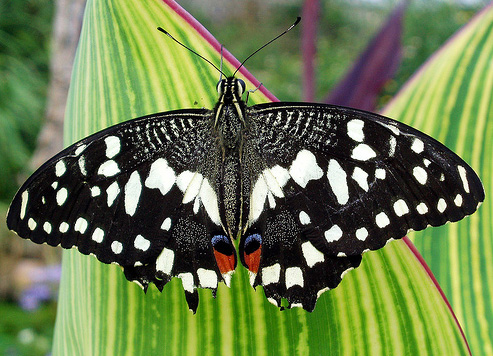
%> input picture hw2/data/butterfly.jpg, 493 x 356 px
$ octave --eval "result = step2(rgb2gray(imread('../../hw2/data/butterfly.jpg')));"   (GNU Octave 9; MATLAB toolbox functions it lacks are replaced by stand-ins)
%> lines starting %> are read from the running program, lines starting %| are printed output that depends on the picture
### hw3/matlab/harris.m
% HARRIS - Harris corner detector
%
% Usage:  [cim, r, c] = harris(im, sigma, thresh, radius, disp)
%
% Arguments:
%            im     - image to be processed.
%            sigma  - standard deviation of smoothing Gaussian. Typical
%                     values to use might be 1-3.
%            thresh - threshold (optional). Try a value ~1000.
%            radius - radius of region considered in non-maximal
%                     suppression (optional). Typical values to use might
%                     be 1-3.
%            disp   - optional flag (0 or 1) indicating whether you want
%                     to display corners overlayed on the original
%                     image. This can be useful for parameter tuning.
%
% Returns:
%            cim    - binary image marking corners.
%            r      - row coordinates of corner points.
%            c      - column coordinates of corner points.
%
% If thresh and radius are omitted from the argument list 'cim' is returned
% as a raw corner strength image and r and c are returned empty.

% Reference:
% C.G. Harris and M.J. Stephens. "A combined corner and edge detector",
% Proceedings Fourth Alvey Vision Conference, Manchester.
% pp 147-151, 1988.
%
% Author:
% Peter Kovesi
% Department of Computer Science & Software Engineering
% The University of Western Australia
% pk@cs.uwa.edu.au  www.cs.uwa.edu.au/~pk
%
% March 2002

function [cim, r, c] = harris(im, sigma, thresh, radius, disp)
%> called with sigma = 3, thresh = 0.01, radius = 3, disp = 0

    error(nargchk(2,5,nargin));

    dx = [-1 0 1; -1 0 1; -1 0 1]; % Derivative masks
    dy = dx';

    Ix = conv2(im, dx, 'same');    % Image derivatives
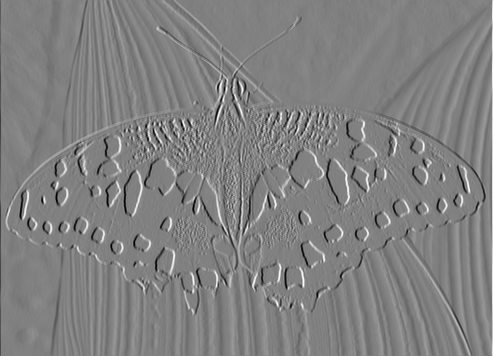
%> Ix: size 356x493 double; min -752, max 734, mean -0.5; drawn with min black and max white
    Iy = conv2(im, dy, 'same');
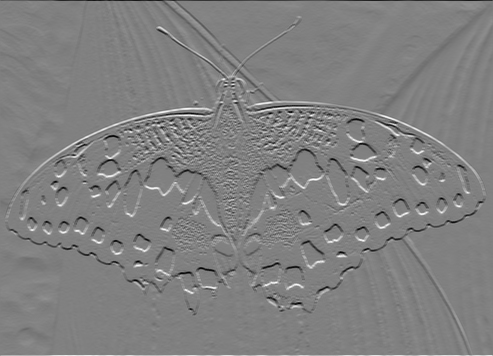
%> Iy: size 356x493 double; min -745, max 731, mean 0; drawn with min black and max white

    % Generate Gaussian filter of size 6*sigma (+/- 3sigma) and of
    % minimum size 1x1.
    g = fspecial('gaussian',max(1,fix(6*sigma)), sigma);

    Ix2 = conv2(Ix.^2, g, 'same'); % Smoothed squared image derivatives
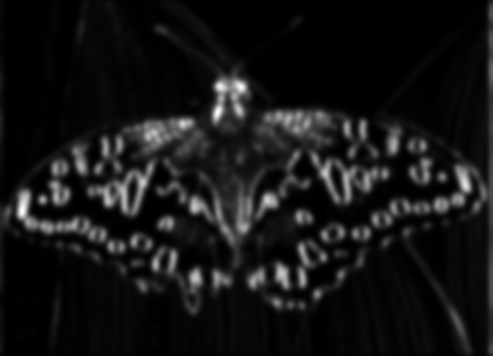
%> Ix2: size 356x493 double; min 13.75, max 146074.2, mean 12268; drawn with min black and max white
    Iy2 = conv2(Iy.^2, g, 'same');
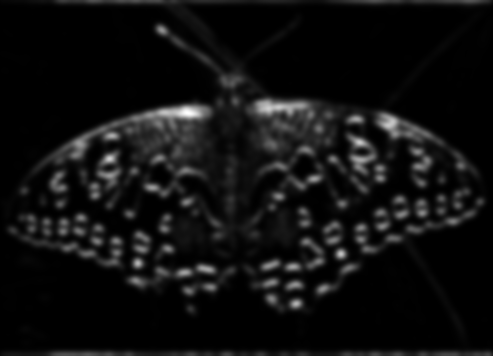
%> Iy2: size 356x493 double; min 7.59, max 140715.5, mean 9018.6; drawn with min black and max white
    Ixy = conv2(Ix.*Iy, g, 'same');
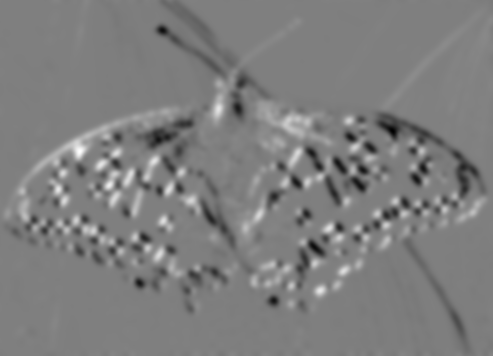
%> Ixy: size 356x493 double; min -45735.5, max 45758.7, mean -371; drawn with min black and max white

    cim = (Ix2.*Iy2 - Ixy.^2)./(Ix2 + Iy2 + eps); % Harris corner measure

    % Alternate Harris corner measure used by some.  Suggested that
    % k=0.04 - I find this a bit arbitrary and unsatisfactory.
%   cim = (Ix2.*Iy2 - Ixy.^2) - k*(Ix2 + Iy2).^2;

    if nargin > 2   % We should perform nonmaximal suppression and threshold

	% Extract local maxima by performing a grey scale morphological
	% dilation and then finding points in the corner strength image that
	% match the dilated image and are also greater than the threshold.
	sze = 2*radius+1;                   % Size of mask.
	mx = ordfilt2(cim,sze^2,ones(sze)); % Grey-scale dilate.
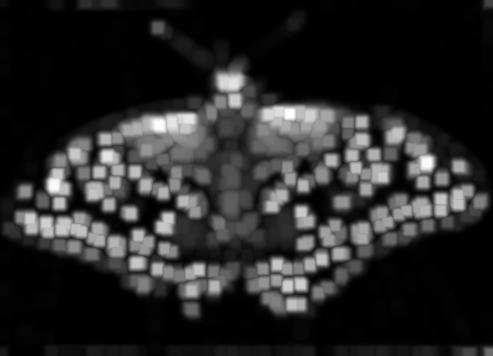
%> mx: size 356x493 double; min 17.97, max 33974, mean 5325.7; drawn with min black and max white
	cim = (cim==mx)&(cim>thresh);       % Find maxima.
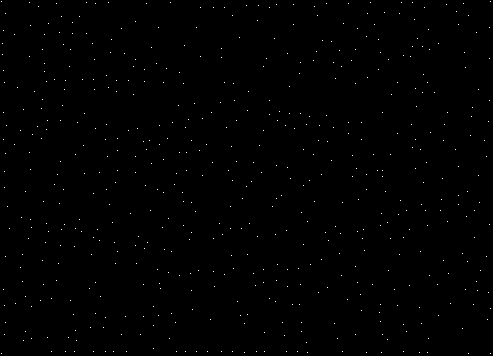
%> cim: size 356x493 logical; 0.32% white in thin lines or dots

	[r,c] = find(cim);                  % Find row,col coords.
%> r = 561 values from 2 to 354; c = 561 values from 2 to 491

	if nargin==5 & disp      % overlay corners on original image
	    figure, imagesc(im), axis image, colormap(gray), hold on
	    plot(c,r,'ys'), title('corners detected');
	end

    else  % leave cim as a corner strength image and make r and c empty.
	r = []; c = [];
    end

### hw3/matlab/step2.m
function [ x,y ] = step2( img )
%STEP2 Summary of this function goes here
%   Detailed explanation goes here
sigma=3;
thresh=0.01;
radius=3;
disp=0;
[cim, r, c]=harris(img, sigma, thresh, radius, disp);
%> r = 561 values, max 354 at index 2, min 2 at index 1, mean 179.6; c = 561 values from 2 to 491
x=c;
%> x = 561 values from 2 to 491
y=r;
%> y has the same summary as r
end

$ run again, on hw2/data/einstein.jpg
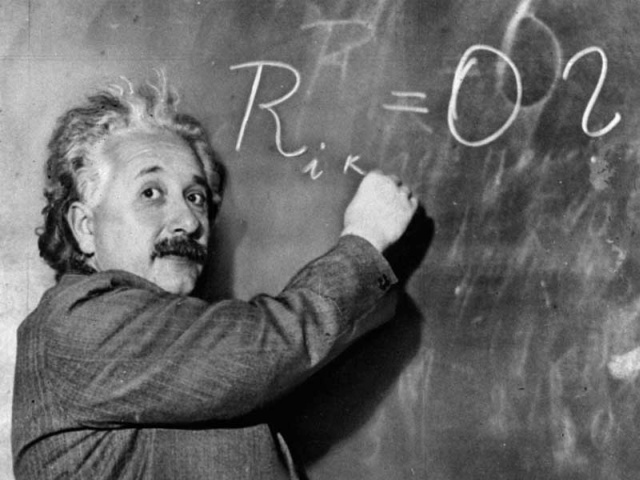
%> input picture hw2/data/einstein.jpg, 640 x 480 px
%> in harris, `Ixy = conv2(Ix.*Iy, g, 'same');`:
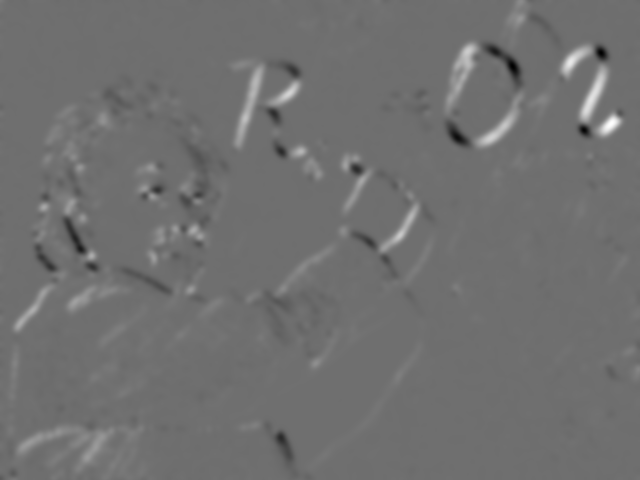
%> Ixy: size 480x640 double; min -17554, max 22736.1, mean 206.1; drawn with min black and max white
%> in harris, `cim = (cim==mx)&(cim>thresh);`:
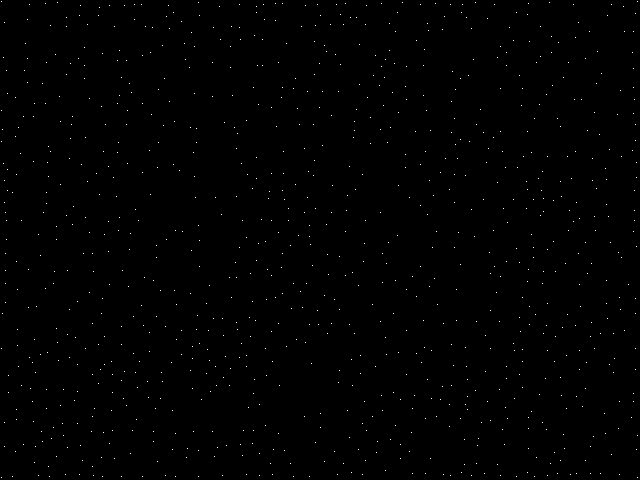
%> cim: size 480x640 logical; 0.32% white in thin lines or dots
%> in harris, `[r,c] = find(cim);`: r = 983 values from 2 to 478; c = 983 values from 2 to 638
%> in step2, `[cim, r, c]=harris(img, sigma, thresh, radius, disp);`: r = 983 values, max 478 at index 5, min 2 at index 1, mean 246.6; c = 983 values from 2 to 638
%> y has the same summary as r

$ run again, on hw2/data/fishes.jpg
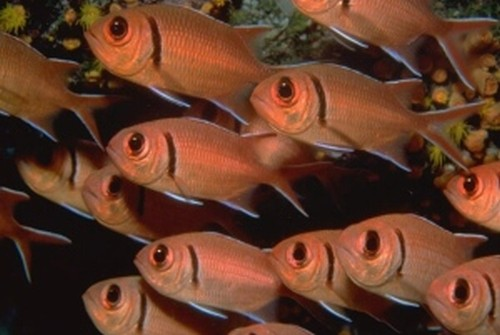
%> input picture hw2/data/fishes.jpg, 500 x 335 px
%> in harris, `Ixy = conv2(Ix.*Iy, g, 'same');`:
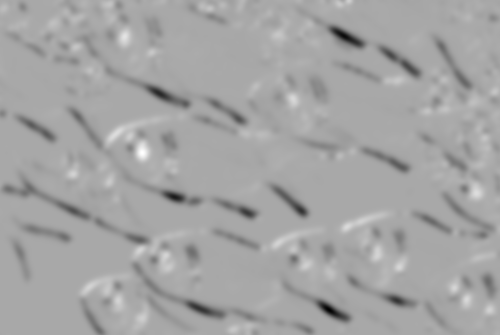
%> Ixy: size 335x500 double; min -14552.2, max 7462.9, mean -350.6; drawn with min black and max white
%> in harris, `cim = (cim==mx)&(cim>thresh);`:
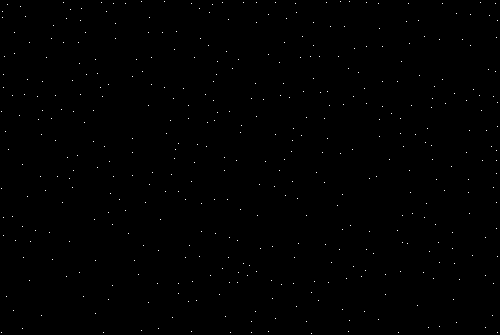
%> cim: size 335x500 logical; 0.25% white in thin lines or dots
%> in harris, `[r,c] = find(cim);`: r = 421 values from 2 to 334; c = 421 values from 2 to 498
%> in step2, `[cim, r, c]=harris(img, sigma, thresh, radius, disp);`: r = 421 values, max 334 at index 263, min 2 at index 113, mean 156.7; c = 421 values from 2 to 498
%> y has the same summary as r

$ run again, on hw2/data/gallery.jpg
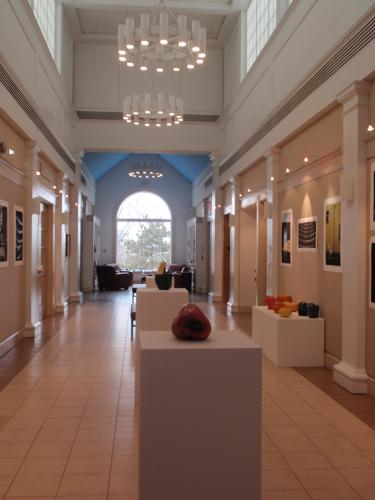
%> input picture hw2/data/gallery.jpg, 375 x 500 px
%> in harris, `cim = (cim==mx)&(cim>thresh);`:
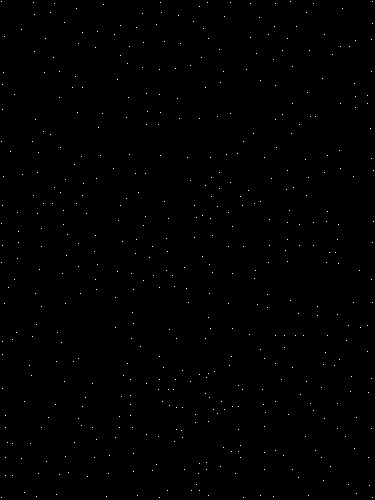
%> cim: size 500x375 logical; 0.26% white in thin lines or dots
%> in harris, `[r,c] = find(cim);`: r = 493 values from 2 to 498; c = 493 values from 2 to 374
%> in step2, `[cim, r, c]=harris(img, sigma, thresh, radius, disp);`: r = 493 values, max 498 at index 5, min 2 at index 1, mean 260.6; c = 493 values from 2 to 374
%> y has the same summary as r
